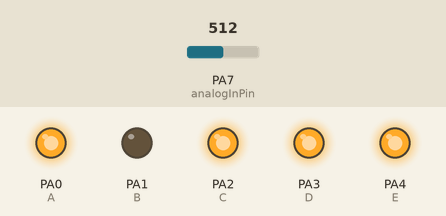
Recording of a sketch running on a simulated STM32 Blue Pill. Shown: output pins drawn as LEDs (lit = HIGH). Dashed ring = blinking. The test bench sets the inputs (shaded band); at power-on: PA7 (analogInPin) = 512.

Above: at 3.3 s.
3.4 s: PA7 (analogInPin) set to 52
At 4.9 s:
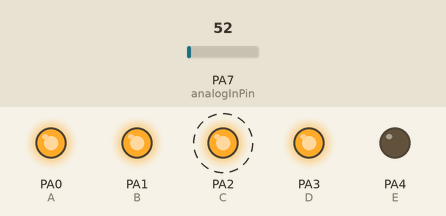
6.9 s: PA7 (analogInPin) set to 46
At 7.8 s:
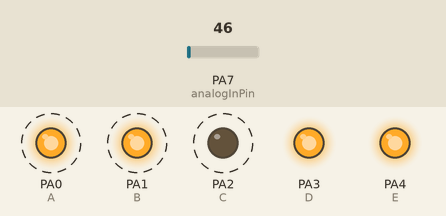
10.4 s: PA7 (analogInPin) set to 122
At 12.4 s:
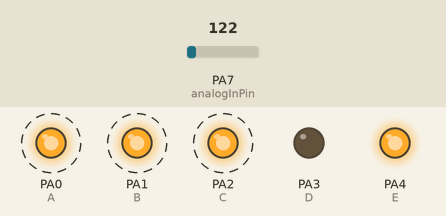
Timing chart, 0 to 19.9 s (numbered marks = the images above; inputs shaded):
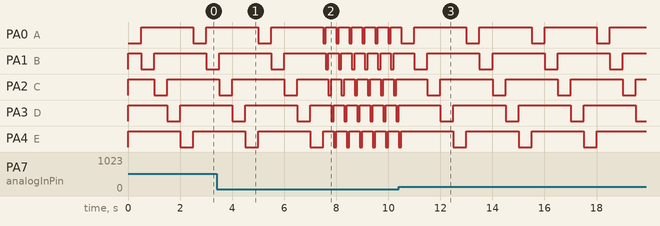

The sketch:

led_array_and_LDR.ino
```cpp
#include <SoftwareSerial.h>
#define RX PA3
#define TX PA2

SoftwareSerial mySerial(PA3, PA2); // RX, TX
#define A PA0
#define B PA1
#define C PA2
#define D PA3
#define E PA4

#define DELAY 500

int c2[5][4][2] =
  {
    { {B, A}, {C, A}, {D, A}, {E, A} },
    { {A, B}, {C, B}, {D, B}, {E, B} },
    { {A, C}, {B, C}, {D, C}, {E, C} },
    { {A, D}, {B, D}, {C, D}, {E, D} },
    { {A, E}, {B, E}, {C, E}, {D, E} }
  };

int times = 0;
int distance;
int duration;
const int analogInPin = PA7;
int sensorValue = 0;
void setup(){
  mySerial.begin(9600);
  pinMode( A, INPUT );
  pinMode( B, INPUT );
  pinMode( C, INPUT );
  pinMode( D, INPUT );
  pinMode( E, INPUT );
}


void light( int pins[2] ){
  pinMode( pins[0], OUTPUT );
  digitalWrite( pins[0], HIGH ); //making anode HIGH

  pinMode( pins[1], OUTPUT );
  digitalWrite( pins[1], LOW ); //making cathode LOW
}


void loop()
{
   sensorValue = analogRead(analogInPin);
 if(sensorValue < 50)
 {
for(int i=0; i<5; i++)
{
  for(int j=0; j<4; j++)
  {
    light(c2[i][j]);
    }
    delay(100);
  }
}
else
 {
for(int i=0; i<5; i++)
{
  for(int j=0; j<4; j++)
  {
    light(c2[i][j]);
    }
    delay(500);
  }
}
}
```

Measured:
- the behaviour switches between 50 and 49 on PA7 (analogInPin) (found by bisection; images 1 and 2)
- after the input at 10.4 s, PA0 (A), PA1 (B): alternates HIGH for 2.0 s and LOW for 0.50 s, starting after 0.60 s; PA2 (C): alternates HIGH for 2.0 s and LOW for 0.50 s, starting after 1.1 s
- by itself, PA0 (A), PA1 (B), PA2 (C): alternates HIGH for 0.40 s and LOW for 0.10 s
- by itself, PA3 (D): repeats every 2.5 s: LOW 0.50 s, HIGH 2.0 s
- by itself, PA4 (E): repeats every 2.5 s: HIGH 2.0 s, LOW 0.50 s
